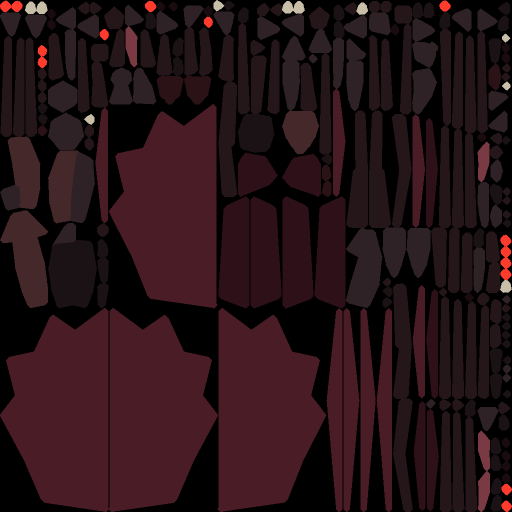
#> input picture assets/sidekicks/bat_src_bat_tex.png, 1024 x 1024 px (shown at 1/2 size)
$ python icon_finish.py ../../assets/sidekicks/bat_src_bat_tex.png ../../assets/sidekicks/crow_src_crow_tex.png
#> lines starting #> are read from the running program, lines starting #| are printed output that depends on the picture; after the words box and inside, x2 and y2 are one past the last pixel; in counts of white or black regions, pixels touching at a corner belong together
"""Finish the rendered icon: a soft vignette pulls the eye to the lit face,
then save as an opaque 1024x1024 RGB PNG (iOS rejects icons with alpha).
Usage: python3 icon_finish.py in.png out.png"""
import sys

from PIL import Image, ImageChops, ImageDraw, ImageFilter

src, dst = sys.argv[1], sys.argv[2]
img = Image.open(src).convert("RGB").resize((1024, 1024), Image.LANCZOS)
#> img is the input picture: PIL image 1024x1024 RGB; mean R, G, B 40.4, 18.8, 23
mask = Image.new("L", img.size, 0)
#> mask: PIL image 1024x1024 L; every value is 0
ImageDraw.Draw(mask).ellipse((-180, -140, 1204, 1250), fill=255)
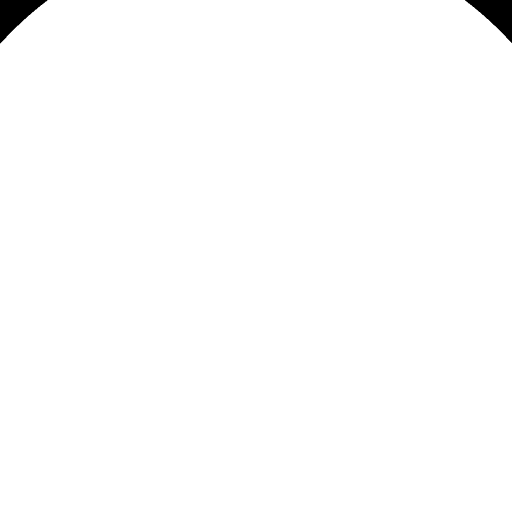
#> mask: PIL image 1024x1024 L (shown at 1/2 size); 99.3% white; 2 black regions, box (x1, y1, x2, y2) and area: (0, 0, 95, 87) 3950, (930, 0, 1024, 86) 3863
mask = mask.filter(ImageFilter.GaussianBlur(160))
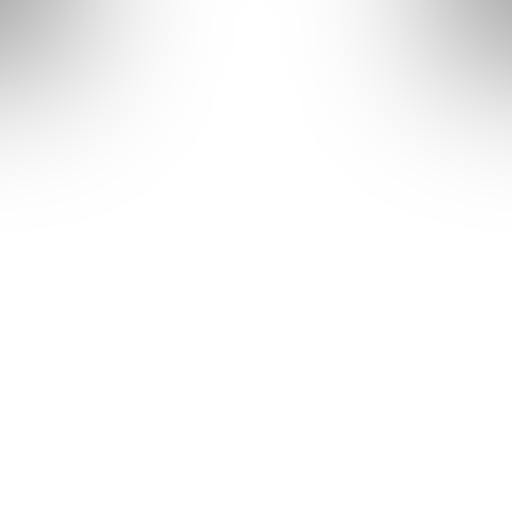
#> mask: PIL image 1024x1024 L (shown at 1/2 size); min 180, max 255, mean 250.3
dark = Image.new("RGB", img.size, (4, 8, 14))
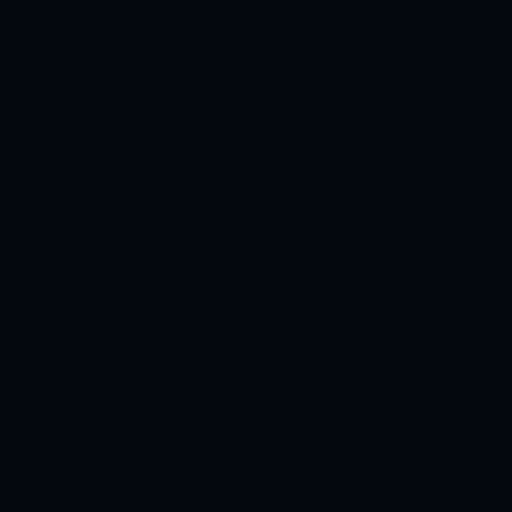
#> dark: PIL image 1024x1024 RGB (shown at 1/2 size); mean R, G, B 4, 8, 14
out = Image.composite(img, ImageChops.blend(img, dark, 0.6), mask)
out.save(dst, optimize=True)
